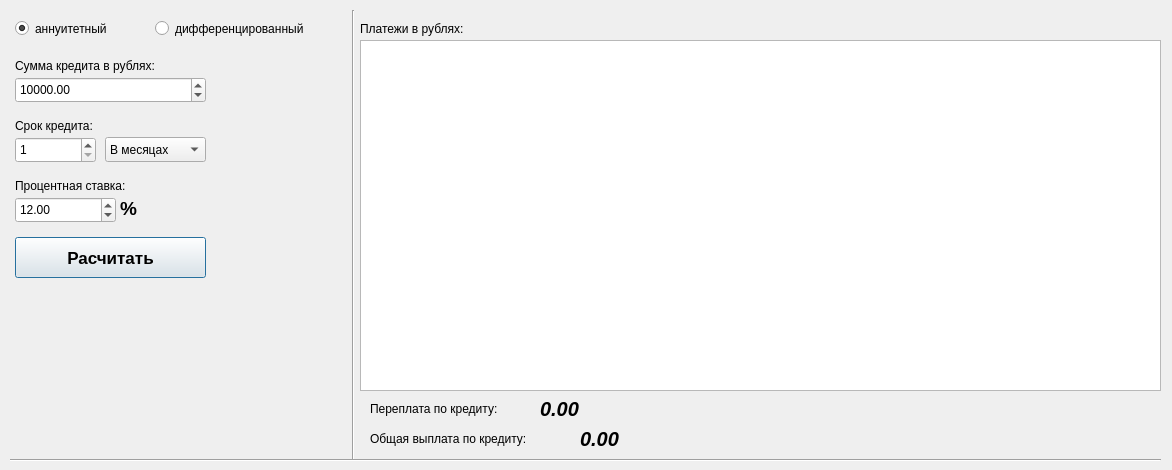
<?xml version="1.0" encoding="UTF-8"?>
<ui version="4.0">
 <class>credit_calc</class>
 <widget class="QDialog" name="credit_calc">
  <property name="geometry">
   <rect>
    <x>0</x>
    <y>0</y>
    <width>1172</width>
    <height>470</height>
   </rect>
  </property>
  <property name="windowTitle">
   <string>Credit_Calc</string>
  </property>
  <property name="layoutDirection">
   <enum>Qt::LeftToRight</enum>
  </property>
  <widget class="QRadioButton" name="radioButton_annuity">
   <property name="geometry">
    <rect>
     <x>15</x>
     <y>17</y>
     <width>112</width>
     <height>23</height>
    </rect>
   </property>
   <property name="text">
    <string>аннуитетный</string>
   </property>
   <property name="checked">
    <bool>true</bool>
   </property>
  </widget>
  <widget class="QRadioButton" name="radioButton_different">
   <property name="geometry">
    <rect>
     <x>155</x>
     <y>17</y>
     <width>191</width>
     <height>23</height>
    </rect>
   </property>
   <property name="text">
    <string>дифференцированный</string>
   </property>
  </widget>
  <widget class="QDoubleSpinBox" name="doubleSpinBox_credit_sum">
   <property name="geometry">
    <rect>
     <x>15</x>
     <y>77</y>
     <width>191</width>
     <height>26</height>
    </rect>
   </property>
   <property name="minimum">
    <double>10.000000000000000</double>
   </property>
   <property name="maximum">
    <double>1000000000000000013287555072.000000000000000</double>
   </property>
   <property name="singleStep">
    <double>10000.000000000000000</double>
   </property>
   <property name="value">
    <double>10000.000000000000000</double>
   </property>
  </widget>
  <widget class="QLabel" name="label_credit_sum">
   <property name="geometry">
    <rect>
     <x>15</x>
     <y>57</y>
     <width>181</width>
     <height>17</height>
    </rect>
   </property>
   <property name="text">
    <string>Сумма кредита в рублях:</string>
   </property>
  </widget>
  <widget class="QSpinBox" name="spinBox_term">
   <property name="geometry">
    <rect>
     <x>15</x>
     <y>137</y>
     <width>81</width>
     <height>26</height>
    </rect>
   </property>
   <property name="minimum">
    <number>1</number>
   </property>
  </widget>
  <widget class="QLabel" name="label_term">
   <property name="geometry">
    <rect>
     <x>15</x>
     <y>117</y>
     <width>111</width>
     <height>17</height>
    </rect>
   </property>
   <property name="text">
    <string>Срок кредита:</string>
   </property>
  </widget>
  <widget class="QComboBox" name="comboBox_term">
   <property name="geometry">
    <rect>
     <x>105</x>
     <y>137</y>
     <width>101</width>
     <height>25</height>
    </rect>
   </property>
   <item>
    <property name="text">
     <string>В месяцах</string>
    </property>
   </item>
   <item>
    <property name="text">
     <string>В годах</string>
    </property>
   </item>
  </widget>
  <widget class="QLabel" name="label_bid">
   <property name="geometry">
    <rect>
     <x>15</x>
     <y>177</y>
     <width>141</width>
     <height>17</height>
    </rect>
   </property>
   <property name="text">
    <string>Процентная ставка:</string>
   </property>
  </widget>
  <widget class="QDoubleSpinBox" name="doubleSpinBox_bid">
   <property name="geometry">
    <rect>
     <x>15</x>
     <y>197</y>
     <width>101</width>
     <height>26</height>
    </rect>
   </property>
   <property name="decimals">
    <number>2</number>
   </property>
   <property name="minimum">
    <double>0.010000000000000</double>
   </property>
   <property name="maximum">
    <double>10000000000000.000000000000000</double>
   </property>
   <property name="stepType">
    <enum>QAbstractSpinBox::AdaptiveDecimalStepType</enum>
   </property>
   <property name="value">
    <double>12.000000000000000</double>
   </property>
  </widget>
  <widget class="QPushButton" name="pushButton">
   <property name="geometry">
    <rect>
     <x>15</x>
     <y>237</y>
     <width>191</width>
     <height>41</height>
    </rect>
   </property>
   <property name="font">
    <font>
     <pointsize>13</pointsize>
     <bold>true</bold>
    </font>
   </property>
   <property name="text">
    <string>Расчитать</string>
   </property>
  </widget>
  <widget class="QLabel" name="label_overpayment">
   <property name="geometry">
    <rect>
     <x>370</x>
     <y>400</y>
     <width>171</width>
     <height>17</height>
    </rect>
   </property>
   <property name="text">
    <string>Переплата по кредиту:</string>
   </property>
  </widget>
  <widget class="QLabel" name="label_total">
   <property name="geometry">
    <rect>
     <x>370</x>
     <y>430</y>
     <width>211</width>
     <height>17</height>
    </rect>
   </property>
   <property name="text">
    <string>Общая выплата по кредиту:</string>
   </property>
  </widget>
  <widget class="QTableView" name="tableView">
   <property name="geometry">
    <rect>
     <x>360</x>
     <y>40</y>
     <width>801</width>
     <height>351</height>
    </rect>
   </property>
  </widget>
  <widget class="QLabel" name="label_overpayment_result">
   <property name="geometry">
    <rect>
     <x>540</x>
     <y>400</y>
     <width>621</width>
     <height>17</height>
    </rect>
   </property>
   <property name="font">
    <font>
     <pointsize>15</pointsize>
     <italic>true</italic>
     <bold>true</bold>
    </font>
   </property>
   <property name="text">
    <string>0.00</string>
   </property>
  </widget>
  <widget class="QLabel" name="label_total_result">
   <property name="geometry">
    <rect>
     <x>580</x>
     <y>430</y>
     <width>581</width>
     <height>17</height>
    </rect>
   </property>
   <property name="font">
    <font>
     <pointsize>15</pointsize>
     <italic>true</italic>
     <bold>true</bold>
    </font>
   </property>
   <property name="text">
    <string>0.00</string>
   </property>
  </widget>
  <widget class="QLabel" name="label">
   <property name="geometry">
    <rect>
     <x>360</x>
     <y>20</y>
     <width>151</width>
     <height>17</height>
    </rect>
   </property>
   <property name="text">
    <string>Платежи в рублях:</string>
   </property>
  </widget>
  <widget class="Line" name="line">
   <property name="geometry">
    <rect>
     <x>333</x>
     <y>10</y>
     <width>41</width>
     <height>451</height>
    </rect>
   </property>
   <property name="orientation">
    <enum>Qt::Vertical</enum>
   </property>
  </widget>
  <widget class="Line" name="line_2">
   <property name="geometry">
    <rect>
     <x>10</x>
     <y>450</y>
     <width>1151</width>
     <height>21</height>
    </rect>
   </property>
   <property name="orientation">
    <enum>Qt::Horizontal</enum>
   </property>
  </widget>
  <widget class="QLabel" name="label_2">
   <property name="geometry">
    <rect>
     <x>120</x>
     <y>200</y>
     <width>67</width>
     <height>17</height>
    </rect>
   </property>
   <property name="font">
    <font>
     <pointsize>14</pointsize>
     <bold>true</bold>
    </font>
   </property>
   <property name="text">
    <string>%</string>
   </property>
  </widget>
 </widget>
 <resources/>
 <connections/>
</ui>
